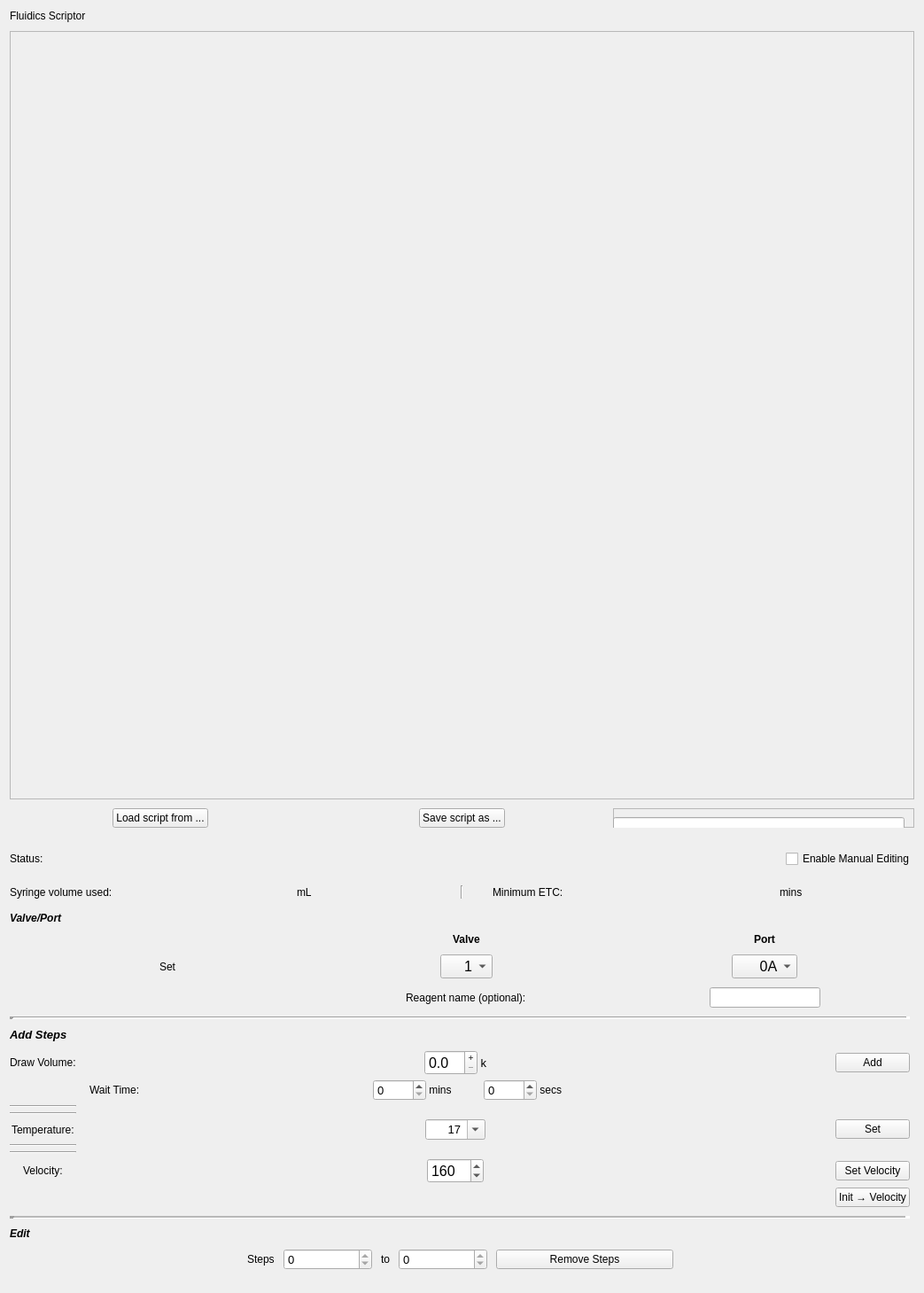
<?xml version="1.0" encoding="UTF-8"?>
<ui version="4.0">
 <author>MatthewMo</author>
 <class>Form</class>
 <widget class="QWidget" name="Form">
  <property name="enabled">
   <bool>true</bool>
  </property>
  <property name="geometry">
   <rect>
    <x>0</x>
    <y>0</y>
    <width>1043</width>
    <height>1459</height>
   </rect>
  </property>
  <property name="minimumSize">
   <size>
    <width>704</width>
    <height>1081</height>
   </size>
  </property>
  <property name="windowTitle">
   <string>Form</string>
  </property>
  <layout class="QVBoxLayout" name="verticalLayout_2">
   <property name="spacing">
    <number>10</number>
   </property>
   <item>
    <widget class="QLabel" name="label">
     <property name="font">
      <font>
       <family>MS Sans Serif</family>
       <pointsize>9</pointsize>
      </font>
     </property>
     <property name="text">
      <string>Fluidics Scriptor</string>
     </property>
    </widget>
   </item>
   <item>
    <widget class="QTextEdit" name="Text_Script">
     <property name="enabled">
      <bool>false</bool>
     </property>
     <property name="font">
      <font>
       <pointsize>9</pointsize>
      </font>
     </property>
    </widget>
   </item>
   <item>
    <layout class="QHBoxLayout" name="horizontalLayout_9">
     <property name="spacing">
      <number>0</number>
     </property>
     <property name="bottomMargin">
      <number>15</number>
     </property>
     <item alignment="Qt::AlignHCenter">
      <widget class="QPushButton" name="Button_Load">
       <property name="maximumSize">
        <size>
         <width>250</width>
         <height>16777215</height>
        </size>
       </property>
       <property name="text">
        <string>Load script from ...</string>
       </property>
      </widget>
     </item>
     <item alignment="Qt::AlignHCenter">
      <widget class="QPushButton" name="Button_Export">
       <property name="maximumSize">
        <size>
         <width>250</width>
         <height>16777215</height>
        </size>
       </property>
       <property name="text">
        <string>Save script as ...</string>
       </property>
      </widget>
     </item>
     <item>
      <widget class="QFrame" name="frame">
       <property name="frameShape">
        <enum>QFrame::StyledPanel</enum>
       </property>
       <property name="frameShadow">
        <enum>QFrame::Raised</enum>
       </property>
       <widget class="QLineEdit" name="Line_FileName">
        <property name="geometry">
         <rect>
          <x>0</x>
          <y>10</y>
          <width>329</width>
          <height>47</height>
         </rect>
        </property>
        <property name="minimumSize">
         <size>
          <width>150</width>
          <height>0</height>
         </size>
        </property>
        <property name="font">
         <font>
          <pointsize>10</pointsize>
         </font>
        </property>
        <property name="text">
         <string>MyScript</string>
        </property>
       </widget>
       <widget class="QLabel" name="label_17">
        <property name="geometry">
         <rect>
          <x>330</x>
          <y>10</y>
          <width>37</width>
          <height>57</height>
         </rect>
        </property>
        <property name="maximumSize">
         <size>
          <width>100</width>
          <height>16777215</height>
         </size>
        </property>
        <property name="text">
         <string>.txt</string>
        </property>
       </widget>
      </widget>
     </item>
    </layout>
   </item>
   <item>
    <layout class="QHBoxLayout" name="horizontalLayout">
     <property name="bottomMargin">
      <number>0</number>
     </property>
     <item alignment="Qt::AlignLeft">
      <widget class="QLabel" name="label_18">
       <property name="maximumSize">
        <size>
         <width>90</width>
         <height>16777215</height>
        </size>
       </property>
       <property name="text">
        <string>Status:</string>
       </property>
      </widget>
     </item>
     <item>
      <widget class="QLabel" name="Label_Status">
       <property name="minimumSize">
        <size>
         <width>150</width>
         <height>0</height>
        </size>
       </property>
       <property name="font">
        <font>
         <pointsize>10</pointsize>
        </font>
       </property>
       <property name="text">
        <string/>
       </property>
      </widget>
     </item>
     <item>
      <spacer name="horizontalSpacer_7">
       <property name="orientation">
        <enum>Qt::Horizontal</enum>
       </property>
       <property name="sizeHint" stdset="0">
        <size>
         <width>40</width>
         <height>20</height>
        </size>
       </property>
      </spacer>
     </item>
     <item>
      <widget class="QCheckBox" name="Check_ScriptEdit">
       <property name="text">
        <string>Enable Manual Editing</string>
       </property>
      </widget>
     </item>
    </layout>
   </item>
   <item>
    <layout class="QHBoxLayout" name="horizontalLayout_2">
     <property name="topMargin">
      <number>10</number>
     </property>
     <item>
      <widget class="QLabel" name="label_9">
       <property name="text">
        <string>Syringe volume used:</string>
       </property>
      </widget>
     </item>
     <item alignment="Qt::AlignHCenter">
      <widget class="QLabel" name="Label_VolumeUsed">
       <property name="minimumSize">
        <size>
         <width>50</width>
         <height>0</height>
        </size>
       </property>
       <property name="font">
        <font>
         <pointsize>10</pointsize>
        </font>
       </property>
       <property name="text">
        <string/>
       </property>
      </widget>
     </item>
     <item>
      <widget class="QLabel" name="label_22">
       <property name="text">
        <string>mL</string>
       </property>
      </widget>
     </item>
     <item>
      <widget class="Line" name="line_4">
       <property name="minimumSize">
        <size>
         <width>50</width>
         <height>0</height>
        </size>
       </property>
       <property name="font">
        <font>
         <pointsize>10</pointsize>
         <weight>75</weight>
         <bold>true</bold>
        </font>
       </property>
       <property name="orientation">
        <enum>Qt::Vertical</enum>
       </property>
      </widget>
     </item>
     <item>
      <widget class="QLabel" name="label_20">
       <property name="text">
        <string>Minimum ETC:</string>
       </property>
      </widget>
     </item>
     <item>
      <widget class="QLabel" name="Label_Time">
       <property name="minimumSize">
        <size>
         <width>100</width>
         <height>0</height>
        </size>
       </property>
       <property name="text">
        <string/>
       </property>
      </widget>
     </item>
     <item>
      <widget class="QLabel" name="label_21">
       <property name="text">
        <string>mins</string>
       </property>
      </widget>
     </item>
    </layout>
   </item>
   <item>
    <layout class="QVBoxLayout" name="verticalLayout_4">
     <property name="topMargin">
      <number>5</number>
     </property>
     <property name="rightMargin">
      <number>5</number>
     </property>
     <item>
      <widget class="QLabel" name="label_14">
       <property name="font">
        <font>
         <weight>75</weight>
         <italic>true</italic>
         <bold>true</bold>
        </font>
       </property>
       <property name="text">
        <string>Valve/Port</string>
       </property>
      </widget>
     </item>
     <item>
      <layout class="QGridLayout" name="gridLayout">
       <property name="leftMargin">
        <number>15</number>
       </property>
       <item row="1" column="2">
        <layout class="QHBoxLayout" name="horizontalLayout_3">
         <item alignment="Qt::AlignHCenter|Qt::AlignVCenter">
          <widget class="QLabel" name="label_4">
           <property name="font">
            <font>
             <weight>75</weight>
             <bold>true</bold>
            </font>
           </property>
           <property name="text">
            <string>Port</string>
           </property>
          </widget>
         </item>
        </layout>
       </item>
       <item row="2" column="1" alignment="Qt::AlignHCenter">
        <widget class="QComboBox" name="Combo_Valve">
         <property name="font">
          <font>
           <pointsize>12</pointsize>
          </font>
         </property>
         <property name="currentText">
          <string>     1</string>
         </property>
         <item>
          <property name="text">
           <string>     1</string>
          </property>
         </item>
         <item>
          <property name="text">
           <string>     2</string>
          </property>
         </item>
         <item>
          <property name="text">
           <string>     3</string>
          </property>
         </item>
        </widget>
       </item>
       <item row="1" column="1" alignment="Qt::AlignHCenter|Qt::AlignVCenter">
        <widget class="QLabel" name="label_2">
         <property name="font">
          <font>
           <weight>75</weight>
           <bold>true</bold>
          </font>
         </property>
         <property name="text">
          <string>Valve</string>
         </property>
        </widget>
       </item>
       <item row="2" column="0" alignment="Qt::AlignHCenter">
        <widget class="QLabel" name="label_3">
         <property name="text">
          <string>Set</string>
         </property>
        </widget>
       </item>
       <item row="2" column="2" alignment="Qt::AlignHCenter">
        <widget class="QComboBox" name="Combo_Port">
         <property name="font">
          <font>
           <pointsize>12</pointsize>
          </font>
         </property>
         <item>
          <property name="text">
           <string>      0A</string>
          </property>
         </item>
         <item>
          <property name="text">
           <string>       1</string>
          </property>
         </item>
         <item>
          <property name="text">
           <string>       2</string>
          </property>
         </item>
         <item>
          <property name="text">
           <string>       3</string>
          </property>
         </item>
         <item>
          <property name="text">
           <string>       4</string>
          </property>
         </item>
         <item>
          <property name="text">
           <string>       5</string>
          </property>
         </item>
         <item>
          <property name="text">
           <string>       6</string>
          </property>
         </item>
         <item>
          <property name="text">
           <string>       7</string>
          </property>
         </item>
         <item>
          <property name="text">
           <string>       8</string>
          </property>
         </item>
         <item>
          <property name="text">
           <string>       9</string>
          </property>
         </item>
        </widget>
       </item>
       <item row="3" column="2" alignment="Qt::AlignHCenter">
        <widget class="QLineEdit" name="Line_Reagent">
         <property name="font">
          <font>
           <pointsize>10</pointsize>
          </font>
         </property>
        </widget>
       </item>
       <item row="3" column="1" alignment="Qt::AlignHCenter">
        <widget class="QLabel" name="label_19">
         <property name="text">
          <string>Reagent name (optional):</string>
         </property>
        </widget>
       </item>
      </layout>
     </item>
     <item>
      <widget class="Line" name="line">
       <property name="lineWidth">
        <number>5</number>
       </property>
       <property name="midLineWidth">
        <number>0</number>
       </property>
       <property name="orientation">
        <enum>Qt::Horizontal</enum>
       </property>
      </widget>
     </item>
     <item>
      <widget class="QLabel" name="label_5">
       <property name="font">
        <font>
         <pointsize>10</pointsize>
         <weight>75</weight>
         <italic>true</italic>
         <bold>true</bold>
         <underline>false</underline>
        </font>
       </property>
       <property name="text">
        <string>Add Steps</string>
       </property>
      </widget>
     </item>
     <item>
      <layout class="QGridLayout" name="gridLayout_2">
       <property name="topMargin">
        <number>0</number>
       </property>
       <property name="bottomMargin">
        <number>0</number>
       </property>
       <property name="horizontalSpacing">
        <number>15</number>
       </property>
       <property name="verticalSpacing">
        <number>5</number>
       </property>
       <item row="8" column="1" alignment="Qt::AlignHCenter">
        <widget class="QDoubleSpinBox" name="Spin_Velocity">
         <property name="font">
          <font>
           <family>MS Sans Serif</family>
           <pointsize>12</pointsize>
          </font>
         </property>
         <property name="focusPolicy">
          <enum>Qt::WheelFocus</enum>
         </property>
         <property name="decimals">
          <number>0</number>
         </property>
         <property name="maximum">
          <double>5000.000000000000000</double>
         </property>
         <property name="singleStep">
          <double>10.000000000000000</double>
         </property>
         <property name="value">
          <double>160.000000000000000</double>
         </property>
        </widget>
       </item>
       <item row="5" column="0" alignment="Qt::AlignHCenter">
        <widget class="QLabel" name="label_7">
         <property name="text">
          <string>Temperature:</string>
         </property>
        </widget>
       </item>
       <item row="5" column="2">
        <widget class="QPushButton" name="Button_TempSet">
         <property name="text">
          <string>Set</string>
         </property>
        </widget>
       </item>
       <item row="1" column="2">
        <widget class="QPushButton" name="Button_SetVolume">
         <property name="text">
          <string>Add</string>
         </property>
        </widget>
       </item>
       <item row="5" column="1" alignment="Qt::AlignHCenter|Qt::AlignVCenter">
        <widget class="QComboBox" name="Combo_Temp">
         <property name="minimumSize">
          <size>
           <width>0</width>
           <height>0</height>
          </size>
         </property>
         <property name="font">
          <font>
           <pointsize>10</pointsize>
          </font>
         </property>
         <property name="inputMethodHints">
          <set>Qt::ImhDigitsOnly</set>
         </property>
         <property name="editable">
          <bool>true</bool>
         </property>
         <item>
          <property name="text">
           <string>      17</string>
          </property>
         </item>
         <item>
          <property name="text">
           <string>      37</string>
          </property>
         </item>
         <item>
          <property name="text">
           <string>      40</string>
          </property>
         </item>
         <item>
          <property name="text">
           <string>      65</string>
          </property>
         </item>
        </widget>
       </item>
       <item row="8" column="0" alignment="Qt::AlignHCenter">
        <widget class="QLabel" name="label_13">
         <property name="text">
          <string>Velocity:</string>
         </property>
        </widget>
       </item>
       <item row="1" column="1">
        <layout class="QHBoxLayout" name="horizontalLayout_8">
         <property name="topMargin">
          <number>0</number>
         </property>
         <item>
          <spacer name="horizontalSpacer">
           <property name="orientation">
            <enum>Qt::Horizontal</enum>
           </property>
           <property name="sizeHint" stdset="0">
            <size>
             <width>10</width>
             <height>20</height>
            </size>
           </property>
          </spacer>
         </item>
         <item alignment="Qt::AlignHCenter">
          <widget class="QDoubleSpinBox" name="Spin_Volume">
           <property name="font">
            <font>
             <family>MS Sans Serif</family>
             <pointsize>12</pointsize>
             <weight>50</weight>
             <bold>false</bold>
            </font>
           </property>
           <property name="inputMethodHints">
            <set>Qt::ImhFormattedNumbersOnly</set>
           </property>
           <property name="buttonSymbols">
            <enum>QAbstractSpinBox::PlusMinus</enum>
           </property>
           <property name="accelerated">
            <bool>false</bool>
           </property>
           <property name="showGroupSeparator" stdset="0">
            <bool>false</bool>
           </property>
           <property name="decimals">
            <number>1</number>
           </property>
           <property name="maximum">
            <double>12.000000000000000</double>
           </property>
           <property name="singleStep">
            <double>0.100000000000000</double>
           </property>
          </widget>
         </item>
         <item alignment="Qt::AlignLeft">
          <widget class="QLabel" name="label_10">
           <property name="font">
            <font>
             <pointsize>10</pointsize>
            </font>
           </property>
           <property name="text">
            <string> k</string>
           </property>
          </widget>
         </item>
         <item>
          <spacer name="horizontalSpacer_2">
           <property name="orientation">
            <enum>Qt::Horizontal</enum>
           </property>
           <property name="sizeHint" stdset="0">
            <size>
             <width>10</width>
             <height>20</height>
            </size>
           </property>
          </spacer>
         </item>
        </layout>
       </item>
       <item row="1" column="0">
        <widget class="QLabel" name="label_6">
         <property name="minimumSize">
          <size>
           <width>0</width>
           <height>0</height>
          </size>
         </property>
         <property name="text">
          <string>Draw Volume:</string>
         </property>
        </widget>
       </item>
       <item row="7" column="0">
        <widget class="Line" name="line_3">
         <property name="orientation">
          <enum>Qt::Horizontal</enum>
         </property>
        </widget>
       </item>
       <item row="9" column="2">
        <widget class="QPushButton" name="Button_Init">
         <property name="text">
          <string>Init → Velocity</string>
         </property>
        </widget>
       </item>
       <item row="8" column="2">
        <widget class="QPushButton" name="Button_Velocity">
         <property name="text">
          <string>Set Velocity</string>
         </property>
        </widget>
       </item>
       <item row="2" column="1">
        <layout class="QHBoxLayout" name="horizontalLayout_10">
         <item>
          <widget class="QLabel" name="label_8">
           <property name="text">
            <string>Wait Time:</string>
           </property>
          </widget>
         </item>
         <item>
          <spacer name="horizontalSpacer_3">
           <property name="orientation">
            <enum>Qt::Horizontal</enum>
           </property>
           <property name="sizeHint" stdset="0">
            <size>
             <width>40</width>
             <height>20</height>
            </size>
           </property>
          </spacer>
         </item>
         <item alignment="Qt::AlignHCenter">
          <widget class="QSpinBox" name="Spin_WaitMins">
           <property name="minimumSize">
            <size>
             <width>60</width>
             <height>0</height>
            </size>
           </property>
           <property name="font">
            <font>
             <pointsize>10</pointsize>
            </font>
           </property>
           <property name="maximum">
            <number>600</number>
           </property>
           <property name="value">
            <number>0</number>
           </property>
          </widget>
         </item>
         <item alignment="Qt::AlignHCenter">
          <widget class="QLabel" name="label_15">
           <property name="minimumSize">
            <size>
             <width>65</width>
             <height>0</height>
            </size>
           </property>
           <property name="text">
            <string> mins </string>
           </property>
          </widget>
         </item>
         <item alignment="Qt::AlignHCenter|Qt::AlignVCenter">
          <widget class="QSpinBox" name="Spin_WaitSecs">
           <property name="minimumSize">
            <size>
             <width>60</width>
             <height>0</height>
            </size>
           </property>
           <property name="font">
            <font>
             <pointsize>10</pointsize>
            </font>
           </property>
           <property name="frame">
            <bool>true</bool>
           </property>
           <property name="maximum">
            <number>60</number>
           </property>
          </widget>
         </item>
         <item alignment="Qt::AlignHCenter">
          <widget class="QLabel" name="label_16">
           <property name="minimumSize">
            <size>
             <width>60</width>
             <height>0</height>
            </size>
           </property>
           <property name="text">
            <string> secs </string>
           </property>
          </widget>
         </item>
         <item>
          <spacer name="horizontalSpacer_4">
           <property name="orientation">
            <enum>Qt::Horizontal</enum>
           </property>
           <property name="sizeHint" stdset="0">
            <size>
             <width>40</width>
             <height>20</height>
            </size>
           </property>
          </spacer>
         </item>
        </layout>
       </item>
       <item row="6" column="0">
        <widget class="Line" name="line_5">
         <property name="orientation">
          <enum>Qt::Horizontal</enum>
         </property>
        </widget>
       </item>
       <item row="3" column="0">
        <widget class="Line" name="line_7">
         <property name="orientation">
          <enum>Qt::Horizontal</enum>
         </property>
        </widget>
       </item>
       <item row="4" column="0">
        <widget class="Line" name="line_6">
         <property name="orientation">
          <enum>Qt::Horizontal</enum>
         </property>
        </widget>
       </item>
      </layout>
     </item>
     <item>
      <widget class="Line" name="line_2">
       <property name="lineWidth">
        <number>5</number>
       </property>
       <property name="midLineWidth">
        <number>2</number>
       </property>
       <property name="orientation">
        <enum>Qt::Horizontal</enum>
       </property>
      </widget>
     </item>
     <item>
      <widget class="QLabel" name="label_11">
       <property name="font">
        <font>
         <weight>75</weight>
         <italic>true</italic>
         <bold>true</bold>
         <underline>false</underline>
        </font>
       </property>
       <property name="text">
        <string>Edit</string>
       </property>
      </widget>
     </item>
     <item>
      <layout class="QGridLayout" name="gridLayout_3">
       <property name="bottomMargin">
        <number>15</number>
       </property>
       <item row="0" column="3" alignment="Qt::AlignHCenter">
        <widget class="QLabel" name="label_12">
         <property name="text">
          <string>to</string>
         </property>
        </widget>
       </item>
       <item row="0" column="2" alignment="Qt::AlignHCenter">
        <widget class="QSpinBox" name="Spin_LineNum1">
         <property name="minimumSize">
          <size>
           <width>100</width>
           <height>0</height>
          </size>
         </property>
         <property name="font">
          <font>
           <pointsize>10</pointsize>
          </font>
         </property>
         <property name="maximum">
          <number>0</number>
         </property>
        </widget>
       </item>
       <item row="0" column="4" alignment="Qt::AlignHCenter">
        <widget class="QSpinBox" name="Spin_LineNum2">
         <property name="minimumSize">
          <size>
           <width>100</width>
           <height>0</height>
          </size>
         </property>
         <property name="font">
          <font>
           <pointsize>10</pointsize>
          </font>
         </property>
         <property name="maximum">
          <number>0</number>
         </property>
        </widget>
       </item>
       <item row="0" column="5" alignment="Qt::AlignHCenter">
        <widget class="QPushButton" name="Button_RemoveSteps">
         <property name="minimumSize">
          <size>
           <width>200</width>
           <height>0</height>
          </size>
         </property>
         <property name="text">
          <string>Remove Steps</string>
         </property>
        </widget>
       </item>
       <item row="0" column="0">
        <spacer name="horizontalSpacer_5">
         <property name="orientation">
          <enum>Qt::Horizontal</enum>
         </property>
         <property name="sizeHint" stdset="0">
          <size>
           <width>40</width>
           <height>20</height>
          </size>
         </property>
        </spacer>
       </item>
       <item row="0" column="1" alignment="Qt::AlignHCenter">
        <widget class="QLabel" name="label_23">
         <property name="text">
          <string>Steps</string>
         </property>
        </widget>
       </item>
       <item row="0" column="6">
        <spacer name="horizontalSpacer_6">
         <property name="orientation">
          <enum>Qt::Horizontal</enum>
         </property>
         <property name="sizeHint" stdset="0">
          <size>
           <width>40</width>
           <height>20</height>
          </size>
         </property>
        </spacer>
       </item>
      </layout>
     </item>
    </layout>
   </item>
  </layout>
 </widget>
 <resources/>
 <connections>
  <connection>
   <sender>Check_ScriptEdit</sender>
   <signal>toggled(bool)</signal>
   <receiver>Text_Script</receiver>
   <slot>setEnabled(bool)</slot>
   <hints>
    <hint type="sourcelabel">
     <x>887</x>
     <y>668</y>
    </hint>
    <hint type="destinationlabel">
     <x>646</x>
     <y>392</y>
    </hint>
   </hints>
  </connection>
 </connections>
</ui>
